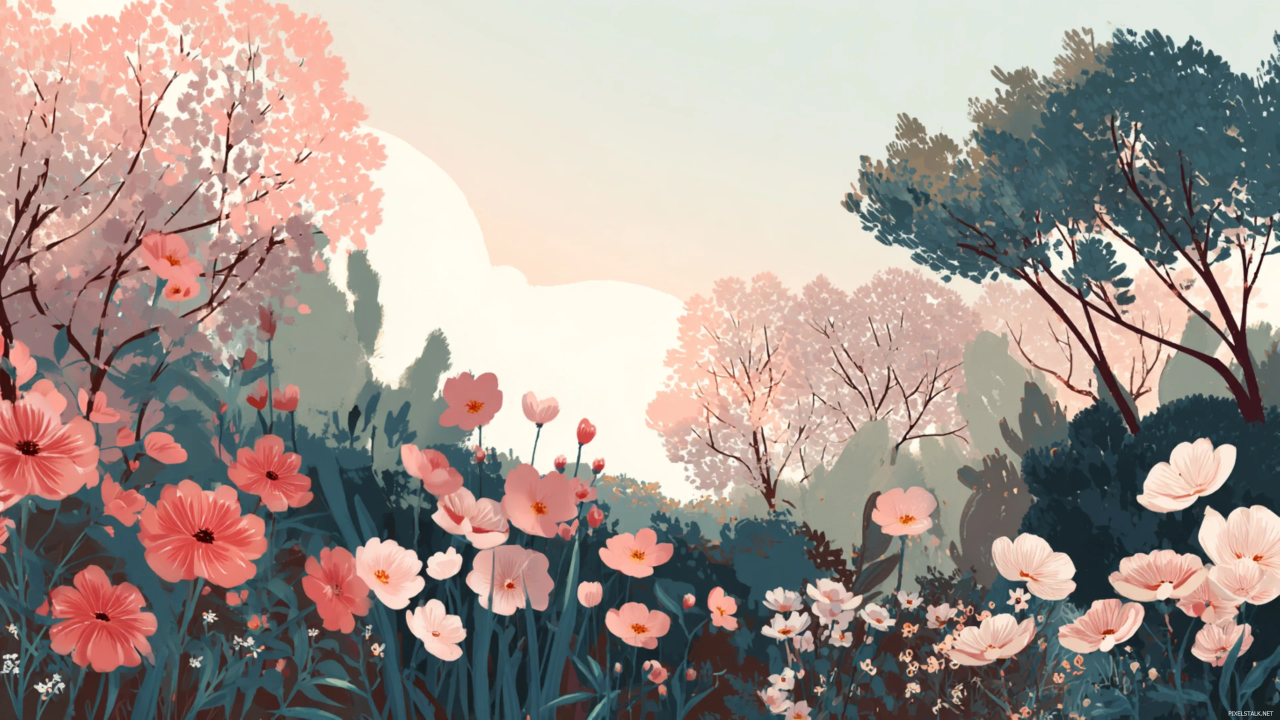
#> input picture assets/brand/A-peaceful-garden-scene-with-blooming-flowers-and-soft-tones-creating-a-soothing-atmosphere.webp, 3840 x 2160 px (shown at 1/3 size)
$ python -i house_covers.py   (imports and definitions only)
#> lines starting #> are read from the running program, lines starting #| are printed output that depends on the picture; after the words box and inside, x2 and y2 are one past the last pixel; in counts of white or black regions, pixels touching at a corner belong together
"""House covers: the Exegetica cloth edition, built in code.

The image model draws only the motif, one black-on-white silhouette. Everything else is code:
the cloth, the double-rule border, the half-drop pattern, and the title and author, typeset in
Spectral and IBM Plex Mono. So spelling, palette and grid are always exact, and one motif yields
both editions (light: parchment cloth; dark: ink cloth).

Motifs resolve from most to least specific, so the library can be covered in layers:
    assets/cover-motifs/book/<slug>.png
    assets/cover-motifs/subgenre/<key>.png
    assets/cover-motifs/section/<section>.png
    assets/cover-motifs/universal.png

    # draw candidate motifs (Gemini), cleaned to masks under .seed_cache/house_covers/motifs/<name>/
    python scripts/house_covers.py motif --name universal --subject "a single garden blossom ..." --n 4
    # adopt one candidate as the motif for a level
    python scripts/house_covers.py adopt .seed_cache/house_covers/motifs/universal/cand-2.png universal
    # render covers (masters to .seed_cache/house_covers/out/) and a contact sheet
    python scripts/house_covers.py render --sample 16 --sheet
    python scripts/house_covers.py render --slugs a,b,c
"""
from __future__ import annotations

import argparse
import base64
import json
import pathlib
import random
import re
import sqlite3
import sys
import urllib.request

import numpy as np
from PIL import Image, ImageDraw, ImageFilter, ImageFont

_ROOT = pathlib.Path(__file__).resolve().parent.parent
# [4 lines not run here, left out]

sys.path.insert(0, str(_ROOT / "scripts"))
from cover_text import resolve_all  # noqa: E402

FONTS = _ROOT / "assets" / "cover-fonts"
MOTIFS = _ROOT / "assets" / "cover-motifs"
CACHE = _ROOT / ".seed_cache" / "house_covers"

PARCHMENT, INK, ROSE, SOFT_ROSE = "#f0e8dc", "#1e2026", "#c05a64", "#dd8089"
# Color themes (assets/cover-themes.json): each is a cloth and a foil, lit as a light or a dark cloth.
# "light" and "dark" are the Exegetica Rose defaults; any theme key can stand in for them.
THEMES: dict[str, dict] = {}
# [4 lines not run here, left out]
# The board is always the house cloth (parchment for light themes, ink for dark); a theme only colors
# the pattern. The lettering takes the pattern's primary color, darkened on parchment and lightened on ink
# by the group's SHIFT (light 30%; pastel and dark 60%).
BOARD = {"light": PARCHMENT, "dark": INK}


SHIFT = {"light": 0.30, "pastel": 0.60, "dark": 0.60, "dark-duo": 0.60}   # how far the lettering moves from the foil, per theme group


# [6 lines left out: function _shift, not called in this run]


# [3 lines not run here, left out]
# [1 line that did not run here, left out]
# [1 line that did not run here, left out]
EDITIONS = {k: (t["cloth"], t["foil"]) for k, t in THEMES.items()}


def _mode(theme: str) -> str:
    return THEMES[theme]["mode"]

# Render scale: 1.0 is the 1600 x 2400 master; the web server renders smaller (COVER_SCALE, e.g. 0.375 ->
# 600 x 900) to fit its memory. Every pixel measure below goes through _s(); heights scale too, so the
# lighting's slopes, and so the look, stay the same at any size.
import os as _os
S = float(_os.environ.get("COVER_SCALE", "1"))


def _s(v: float) -> float:
    return v * S


def _si(v: float) -> int:
#> further down, picture is the input picture: PIL image 3840x2160 RGB; mean R, G, B 163.2, 150.4, 143.7
    return max(1, round(v * S))


# COVER_ASPECT (height / width, default 2:3) lets a printed book use the same design at its page
# shape, e.g. 1.294 for US Letter; grid rows, title band and author band all follow H.
W, H = round(1600 * S), round(1600 * S * float(_os.environ.get("COVER_ASPECT", "1.5")))
INSET = _si(80)                 # border inset, 5% of the width
AUTHOR_BAND = float(_os.environ.get("COVER_AUTHOR_BAND", "0.09"))   # clear band at the bottom for the author line (0: none)
TITLE_AT = 0.5                  # the title panel's center, as a share of the cover height from the bottom
COLS = 9                        # half-drop grid columns (odd, so the pattern is symmetric); rows follow
MOTIF_FILL = 0.72               # motif size as a share of the grid cell

MOTIF_MODEL = "gemini-nano-banana-2.1"
MOTIF_PROMPT = """A single {subject}, drawn as one flat silhouette in solid black on a plain pure white background.

Style: hand-painted gouache screen print. A few bold flat shapes with soft dry-brush edges. Inner detail is shown only as thin gaps of white between the shapes, like a papercut. No outlines, no shading, no gradients, no gray, no texture in the background.

The silhouette is centered, shown whole, and fills about 70% of the square, with clear white space on every side. Simple and bold enough to recognize at a small size, like an emblem stamped into the cloth cover of a Victorian book. Use bold, chunky shapes with no hairline details: every stroke, stem and white gap must be thick enough to read when the whole image is shrunk to one centimeter wide. Compact and upright, with a balanced, roughly square outline: a recognizable silhouette with some papercut detail inside, neither a solid blob nor a tangle of fine parts.

Only black and white. No text, letters, numbers, signature, border, frame, ground line, shadow, or second object."""


# ---------------------------------------------------------------- motifs
# [20 lines left out: functions _gemini_key, draw_motif, not called in this run]


def to_mask(img: Image.Image) -> tuple[Image.Image, dict]:
    """Black-on-white drawing -> 'L' mask (255 = ink), cropped to the motif with a small margin.
    Keeps the soft edge (a short ramp instead of a hard threshold) so dry-brush texture survives."""
    g = np.asarray(img.convert("L"), dtype=np.float32)
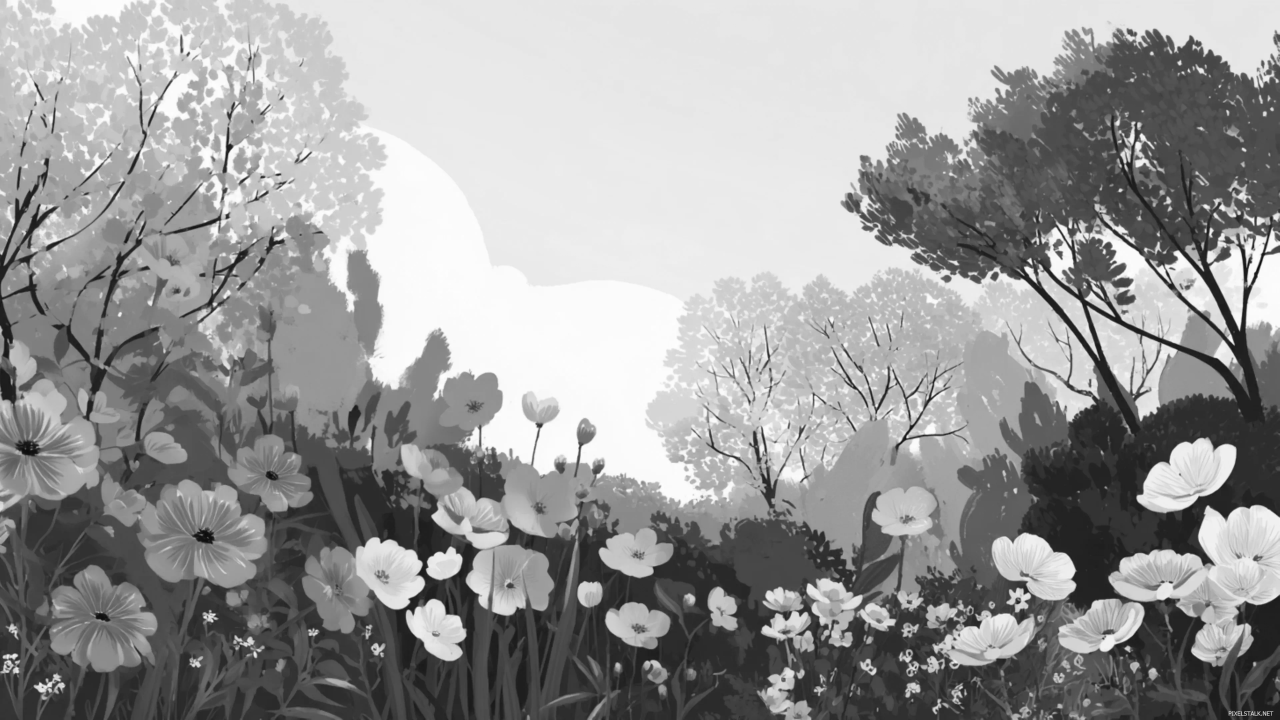
#> g: shape (2160, 3840) float32 (shown at 1/3 size); min 0, max 255, mean 153.5
    ink = np.clip((200 - g) / (200 - 80), 0, 1)              # 80 and darker = full ink, 200+ = paper
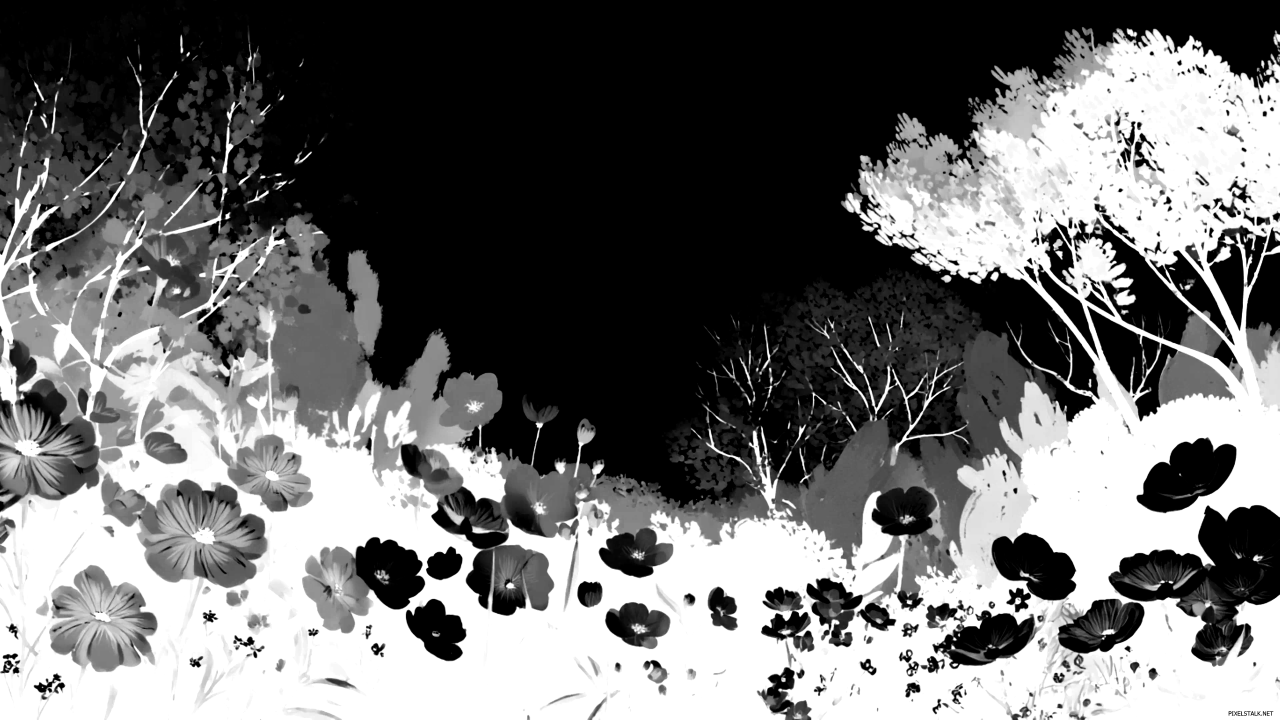
#> ink: shape (2160, 3840) float32 (shown at 1/3 size); min 0, max 1, mean 0.433
    m = Image.fromarray((ink * 255).astype(np.uint8)).filter(ImageFilter.MedianFilter(3))
    a = np.asarray(m) > 64
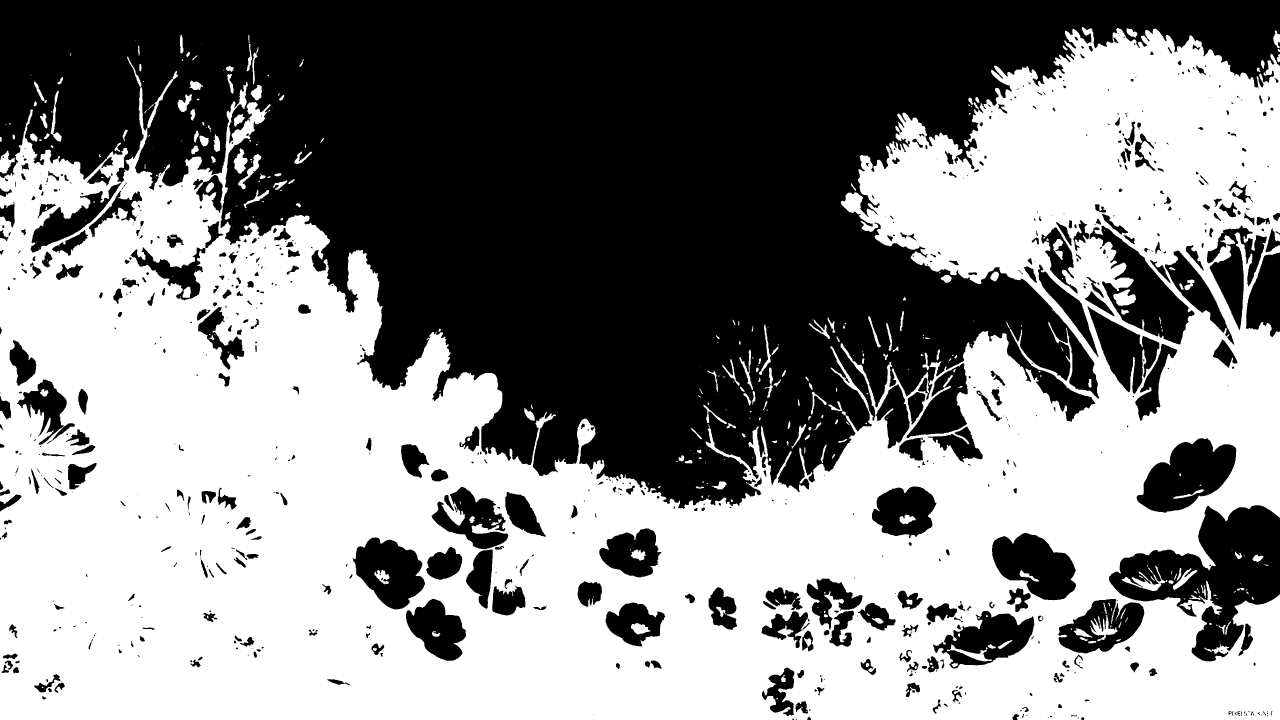
#> a: shape (2160, 3840) bool (shown at 1/3 size); 53% white; 759 black regions (239 under 20 px), largest, box (x1, y1, x2, y2) and area: (0, 0, 3840, 1526) 3096228, (3327, 1516, 3840, 1984) 108860, (3410, 1315, 3709, 1538) 40329
    h, w = a.shape
#> h = 2160; w = 3840
    edge = bool(a[:3].any() or a[-3:].any() or a[:, :3].any() or a[:, -3:].any())
#> edge = True
    rgb = np.asarray(img, dtype=np.int16)
    tinted = float((np.abs(rgb[..., 0] - rgb[..., 1]) + np.abs(rgb[..., 1] - rgb[..., 2]) > 40).mean())
#> tinted = 0.325
    stats = {"coverage": round(float(a.mean()), 3), "touches_edge": edge, "tinted": round(tinted, 3)}
#> stats = {'coverage': 0.53, 'touches_edge': True, 'tinted': 0.325}
    box = m.point(lambda v: 255 if v > 64 else 0).getbbox()
#> box = (0, 81, 3840, 2160)
    if box:
        pad = int(0.04 * max(box[2] - box[0], box[3] - box[1]))
#> pad = 153
        m = m.crop((max(0, box[0] - pad), max(0, box[1] - pad), min(w, box[2] + pad), min(h, box[3] + pad)))
    stats["ok"] = 0.06 <= stats["coverage"] <= 0.6 and not edge and tinted < 0.02
    return m, stats


# [8 lines left out: function resolve_motif, not called in this run]


def _key(s: str) -> str:
    return re.sub(r"[^a-z0-9]+", "-", s.lower()).strip("-")


# ---------------------------------------------------------------- text
_MONTHS = r"(?:January|February|March|April|May|June|July|August|September|October|November|December|Spring|Summer|Fall|Autumn|Winter)"


_TEXTS: dict[str, tuple[str, str]] = {}


# [8 lines left out: function cover_texts, not called in this run]


def _font(name: str, size: int) -> ImageFont.FreeTypeFont:
    return ImageFont.truetype(str(FONTS / name), size)


# the title face: file, variable-font axes, all caps or not, letter-spacing (em), line height
# Font sets (assets/cover-font-sets.json): a title face and an author pairing. use_fonts(key) switches.
# [1 line that did not run here, left out]
_TITLE_DEF = {"axes": {}, "upper": False, "track": 0.0, "lh": 1.05, "scale": 1.0}
_AUTHOR_DEF = {"axes": {}, "upper": True, "track": 0.16}
# [1 line that did not run here, left out]
# [1 line that did not run here, left out]


# [4 lines left out: function use_fonts, not called in this run]
_TF: dict[tuple, ImageFont.FreeTypeFont] = {}
_AXIS_NAMES = {"wght": "weight", "opsz": "optical", "SOFT": "soft", "WONK": "wonk", "wdth": "width"}


def _title_font(size: int) -> ImageFont.FreeTypeFont:
    return _styled_font(TITLE_STYLE, size)


# [17 lines left out: function _styled_font, not called in this run]


def _width(font, s: str, tracking: float = 0.0) -> float:
    return font.getlength(s) + tracking * font.size * max(0, len(s) - 1)


# [42 lines left out: functions _balanced, fit_title, not called in this run]


# ---------------------------------------------------------------- small words
# Articles, short conjunctions and prepositions can be set smaller than the title's main words, as on
# old title pages. SMALL_WORDS: "off" (one size), "inline" (smaller, on the same baseline), "stack"
# (smaller, on a line of their own) or "italic" (smaller italic, inline).
SMALL_WORDS = "italic"
SMALL_SET = set("a an the and or nor but of in on at to by for with from as into upon".split())
SMALL_RATIO = {"inline": 0.58, "stack": 0.52, "italic": 0.66}


# [173 lines left out: functions _is_small, _line_ok, _small_font, _split_runs, layout_title, draw_title and 2 more, not called in this run]


# ---------------------------------------------------------------- material and light
# The cover is rendered as an object, not a flat print: a height map (board edges rounded over, a
# hinge groove beside the spine, foil pressed into the cloth) is lit from the
# top left over woven, slightly mottled cloth, and the foil gets a metallic sheen and glint.

HINGE_X = _s(46)                    # the hinge groove's distance from the spine edge
EDGE_R, EDGE_D = _s(26), _s(12)         # board edges: rounding radius and drop
INNER_RULES = False             # the faint inner frame and band rules (off: only the outer border)
TITLE_GOLD = False              # the engraved title is laid in gold foil instead of the theme's lettering color
GOLD = {"light": "#dcb767", "dark": "#e3c070"}   # bright, reflective gold; legibility comes from the cut, not the color
ENGRAVE_D = _s(8.0)                 # how deep the title is cut into the board (0: the shallow ink stamp)
ENGRAVE_SHADOW = _si(4)              # how far the walls' shadow falls across the cut (px on the master)
ENGRAVE_DARK = 0.45             # how dark that shadow is
OUTER_D = _s(9.0)                   # how deep the outer foil border is pressed into the board
BAND = "flat"                   # the title band: "flat", "raised" (stands off the board) or "deep" (pressed into it)
BAND_D = _s(7.0)                    # how far it stands out or sinks in
RULE_INK = 0.4                  # the border rules are a faint stamp: this much ink, the full pressed groove
DEBOSS = _s(3.0)                    # how deep the foil is pressed into the cloth
WEAVE_P = max(3.0, _s(10.0))                  # thread spacing of the cloth
# per edition: weave strength; light on slopes (multiplicative, additive); a broad luster where the
# light falls on the cloth; the foil's metallic sheen and glint. Dark cloth shows little shading by
# multiplication alone, so it leans on additive light, luster and a brighter glint.
TUNE = {"light": {"weave": 9.0, "light": (0.13, 12.0), "luster": 9.0, "sheen": 0.45, "spec": 130.0},
        "dark": {"weave": 10.0, "light": (0.14, 30.0), "luster": 24.0, "sheen": 0.50, "spec": 170.0}}


def _hex(c: str) -> tuple[int, int, int]:
    return tuple(int(c[i:i + 2], 16) for i in (1, 3, 5))


# [17 lines left out: functions _blur, _shade, not called in this run]


def _light(col: np.ndarray, s: np.ndarray, edition: str) -> np.ndarray:
    k, add = TUNE[_mode(edition)]["light"]
    return col * (1 + k * s)[..., None] + (add * s)[..., None]


_MAT: dict[str, dict] = {}


_FIELDS: dict[str, np.ndarray] = {}


# [63 lines left out: functions _fields, _material, not called in this run]


_G = INSET + _si(20)                                              # the inner rule
_INNER_TOP, _INNER_BOT = _G, H - _G
_AUTHOR_TOP = _INNER_BOT - int(AUTHOR_BAND * (_INNER_BOT - _INNER_TOP))
_PANEL_INSET = _si(60)                                            # title panel's side margin inside the inner rule
_BASES: dict[tuple, np.ndarray] = {}


# [11 lines left out: function _stamp, not called in this run]


def _foil_pass(col, region_h, foil_a, mat_foil, edition):
    return _stamp(col, region_h, [(foil_a, mat_foil, TUNE[_mode(edition)]["spec"])], edition)


# [36 lines left out: functions _engrave, _text_pass, _grid, not called in this run]


def _level_y(k: int) -> float:
    _x0, cell, top, _rows = _grid()
    return top + (k + 1) * cell / 2


# [127 lines left out: functions _base, build_cover, not called in this run]


# ---------------------------------------------------------------- Media Studio folders
# A studio folder is the house cover laid landscape (COVER_ASPECT below 1, COVER_AUTHOR_BAND 0): its
# name engraved as the title and no other words. A protected folder adds a diary lock in the same
# material: a strap in the binding's color, dyed deep like leather, raised off the cloth with pressed
# stitching, running off the fore-edge into a foil clasp plate with the keyhole cut into it. While the
# folder is open the clasp is undone: the strap is gone over the edge and only the foil catch remains.
CLASP_X, CLASP_W, CLASP_H, STRAP_H = 0.905, 0.07, 0.30, 0.15   # the plate's center and size, the strap's height (of W, H)


# [55 lines left out: functions _mask, build_folder, render_folder, not called in this run]


# ---------------------------------------------------------------- the web renderer
# Covers drawn on request by the web app (webapp/house_cover.py): one book in one style. Styles are a
# theme key, a font set key and a motif key ("universal", or "<shelf-key>/<motif>" from the library).
import threading as _threading

RENDER_VERSION = "r2"           # bump when the design changes, so cached covers are redrawn
# [1 line that did not run here, left out]
_MOTIF_IMG: dict[str, Image.Image] = {}
_RENDER_LOCK = _threading.Lock()   # the renderer's caches and font settings are module state


# [70 lines left out: functions motif_path, motif_image, shelf_motif, render, cmd_motif, cmd_adopt and 1 more, not called in this run]


args_seed = 3


# [42 lines left out: functions _section, cmd_render, not called in this run]


VERSION = "v2"
_REPLACE = ("gutenberg.org", "openlibrary.org", "archive.org")   # cover sources the house edition replaces


# [12 lines left out: function scope, not called in this run]


_WM: dict[pathlib.Path, Image.Image] = {}


# [41 lines left out: functions _render_webps, cmd_build, not called in this run]


MIN_TITLE = 120                 # the smallest title size (px on the 1600-wide master) that still reads on the shelf


# [66 lines left out: functions title_size, cmd_review, cmd_one, main, not called in this run]


# [2 lines not run here, left out]

>>> from PIL import Image
>>> picture = Image.open('../assets/brand/A-peaceful-garden-scene-with-blooming-flowers-and-soft-tones-creating-a-soothing-atmosphere.webp')
>>> result = to_mask(picture)
